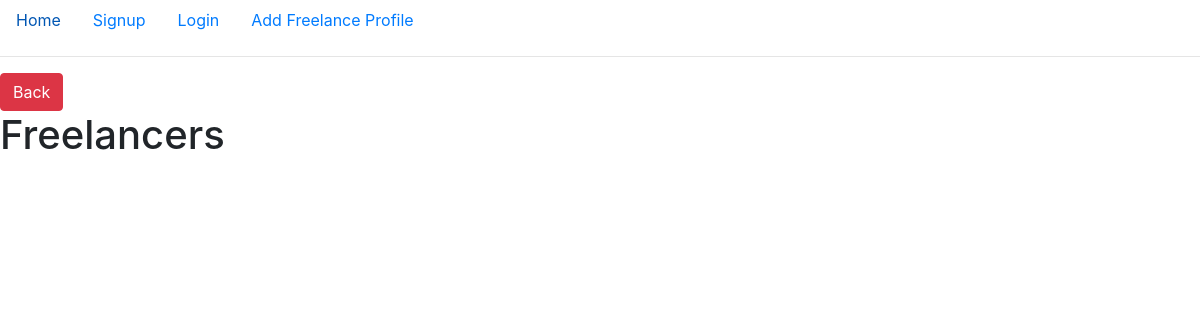
Page /freelancers/ on the earlier database version.
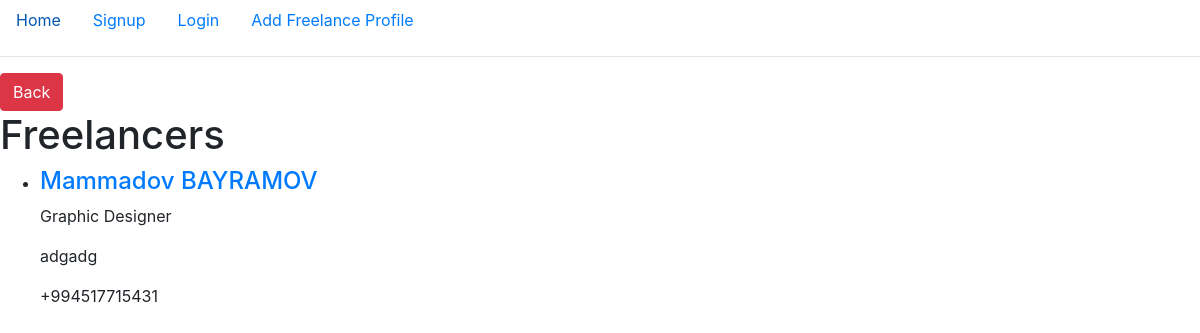
Same page on the later database version.
### freelancers/models.py (models this page shows, shortened)
class NewFreelancer(models.Model):
    name = models.CharField(max_length=20)
    surname = models.CharField(max_length=20)
    description = models.CharField(max_length=200)
    skills = models.CharField(max_length=50)
    contact = models.CharField(max_length=20)
    user = models.ForeignKey('auth.User',on_delete=models.CASCADE)

### freelancers/views.py (the view)
# urls.py: path('freelancers/', views.freelancers, name="freelancers"),
def freelancers(request):
    if request.user.is_authenticated:
        try:
            profile_exist = NewFreelancer.objects.get(user=request.user)
        except NewFreelancer.DoesNotExist:
            profile_exist = False
    else:
        profile_exist = False
    all_freelancers = NewFreelancer.objects.all()
    return render(request, "freelancers/freelancers.html", {"freelancers": all_freelancers, "profile_exist": profile_exist})

### templates/freelancers/freelancers.html (shortened to what this page needs)
{% extends 'base.html' %}
{% block postmethods %}
    <li class="nav-item">
    	{% if profile_exist == False %}
        <a class="nav-link active" href="{% url 'add' %}">Add Freelance Profile</a>
        {% else %}
        <a class="nav-link active" href="{% url 'edit' %}">Edit Freelance Profile</a>
        {% endif %}
    </li>
{% endblock %}
{% block content %}
    <a class="btn btn-danger" href={% url 'intro' %}>Back</a>
    <h1>Freelancers</h1>
    <ul>
    	{% for freelancer in freelancers %}
    	<li>
    		<a href={% url 'detail' freelancer.id %}><h4>{{freelancer.name }}<span> </span>{{freelancer.surname}}</h4></a>
    		<p>{{freelancer.description |truncatechars:70}}</p>
    		<p>{{freelancer.skills |truncatechars:40}}</p>
    		<p>{{freelancer.contact |truncatechars:40}}</p>
    	</li>
    	{% endfor %}
    </ul>
{% endblock %}

Differences in the rows shown:
added NewFreelancer: name "Mammadov", surname "BAYRAMOV", description "Graphic Designer", skills "adgadg", contact "+994517715431"
